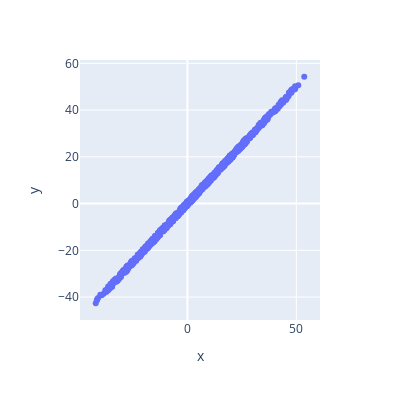

Write notebook code for a chart like this one.
### Markdown cell above
### Graficar las últimas salidas vrs las metas (targets)

Como son las últimas, luego del entrenamiento, representan el modelo final de exactitud.  Enntre más cercana esté esta gráfica a una línea de 45 grados, mhás cercanas están las salidas y metas.

Como este ejemplo es pequeño, es posible hacerlo, en los problemas que veremos más tarde en la clase, esto ya no sería posible.

### Code cell
salidasN = salidas.reshape(observaciones,)
targetsN = targets.reshape(observaciones,)
fig = px.scatter(x = salidasN, y =  targetsN)

fig.update_layout(
    width = 400,
    height = 400,)

fig.show()

### Figure 1 — Plotly figure (JSON) as saved in the notebook; plotly's stock layout.template omitted (floating-point values rounded to 4 significant figures; data arrays with more than 128 entries replaced by an {"elided": "..."} marker saying what was removed)
{"data": [{"hovertemplate": "x=%{x}<br>y=%{y}<extra></extra>", "legendgroup": "", "marker": {"color": "#636efa", "symbol": "circle"}, "mode": "markers", "name": "", "orientation": "v", "showlegend": false, "type": "scatter", "x": {"elided": "1000 float values"}, "xaxis": "x", "y": {"elided": "1000 float values"}, "yaxis": "y"}], "layout": {"height": 400, "legend": {"tracegroupgap": 0}, "margin": {"t": 60}, "width": 400, "xaxis": {"anchor": "y", "autorange": true, "domain": [0, 1], "range": [-49.31, 60.86], "title": {"text": "x"}, "type": "linear"}, "yaxis": {"anchor": "x", "autorange": true, "domain": [0, 1], "range": [-49.82, 61.41], "title": {"text": "y"}, "type": "linear"}}}
